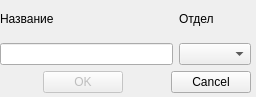
<?xml version="1.0" encoding="UTF-8"?>
<ui version="4.0">
 <class>Dialog</class>
 <widget class="QDialog" name="Dialog">
  <property name="geometry">
   <rect>
    <x>0</x>
    <y>0</y>
    <width>256</width>
    <height>97</height>
   </rect>
  </property>
  <property name="windowTitle">
   <string>Dialog</string>
  </property>
  <widget class="QWidget" name="">
   <property name="geometry">
    <rect>
     <x>0</x>
     <y>0</y>
     <width>251</width>
     <height>93</height>
    </rect>
   </property>
   <layout class="QVBoxLayout" name="verticalLayout_3">
    <item>
     <layout class="QHBoxLayout" name="horizontalLayout_3">
      <item>
       <layout class="QHBoxLayout" name="horizontalLayout">
        <item>
         <layout class="QVBoxLayout" name="verticalLayout">
          <item>
           <widget class="QLabel" name="label">
            <property name="text">
             <string>Название</string>
            </property>
           </widget>
          </item>
          <item>
           <widget class="QLineEdit" name="lineEdit"/>
          </item>
         </layout>
        </item>
        <item>
         <layout class="QVBoxLayout" name="verticalLayout_2">
          <item>
           <widget class="QLabel" name="label_2">
            <property name="text">
             <string>Отдел</string>
            </property>
           </widget>
          </item>
          <item>
           <widget class="QComboBox" name="comboBox"/>
          </item>
         </layout>
        </item>
       </layout>
      </item>
     </layout>
    </item>
    <item>
     <layout class="QHBoxLayout" name="horizontalLayout_2">
      <item>
       <widget class="QDialogButtonBox" name="buttonBox">
        <property name="enabled">
         <bool>false</bool>
        </property>
        <property name="orientation">
         <enum>Qt::Horizontal</enum>
        </property>
        <property name="standardButtons">
         <set>QDialogButtonBox::Ok</set>
        </property>
       </widget>
      </item>
      <item>
       <widget class="QDialogButtonBox" name="buttonBox_2">
        <property name="standardButtons">
         <set>QDialogButtonBox::Cancel</set>
        </property>
       </widget>
      </item>
     </layout>
    </item>
   </layout>
  </widget>
 </widget>
 <resources/>
 <connections>
  <connection>
   <sender>buttonBox</sender>
   <signal>accepted()</signal>
   <receiver>Dialog</receiver>
   <slot>accept()</slot>
   <hints>
    <hint type="sourcelabel">
     <x>248</x>
     <y>254</y>
    </hint>
    <hint type="destinationlabel">
     <x>157</x>
     <y>274</y>
    </hint>
   </hints>
  </connection>
  <connection>
   <sender>buttonBox_2</sender>
   <signal>rejected()</signal>
   <receiver>Dialog</receiver>
   <slot>reject()</slot>
   <hints>
    <hint type="sourcelabel">
     <x>126</x>
     <y>93</y>
    </hint>
    <hint type="destinationlabel">
     <x>124</x>
     <y>99</y>
    </hint>
   </hints>
  </connection>
 </connections>
</ui>
